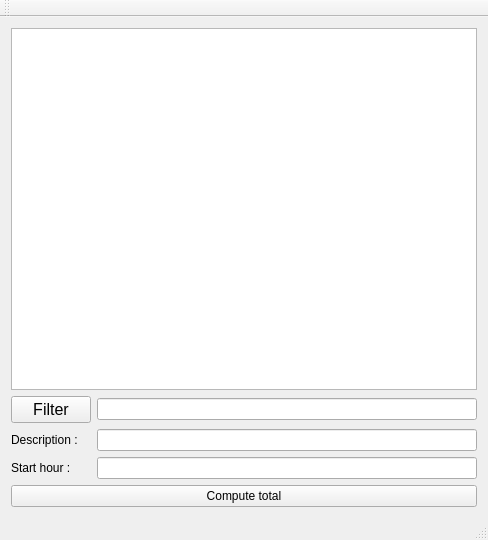
<?xml version="1.0" encoding="UTF-8"?>
<ui version="4.0">
 <class>WeatherClass</class>
 <widget class="QMainWindow" name="WeatherClass">
  <property name="geometry">
   <rect>
    <x>0</x>
    <y>0</y>
    <width>488</width>
    <height>540</height>
   </rect>
  </property>
  <property name="windowTitle">
   <string>Weather</string>
  </property>
  <widget class="QWidget" name="centralWidget">
   <layout class="QVBoxLayout" name="verticalLayout">
    <item>
     <widget class="QListWidget" name="listWidget">
      <property name="font">
       <font>
        <family>Verdana</family>
        <pointsize>12</pointsize>
       </font>
      </property>
     </widget>
    </item>
    <item>
     <layout class="QGridLayout" name="gridLayout">
      <item row="0" column="0">
       <widget class="QPushButton" name="filterButton">
        <property name="font">
         <font>
          <pointsize>12</pointsize>
         </font>
        </property>
        <property name="text">
         <string>Filter</string>
        </property>
       </widget>
      </item>
      <item row="0" column="1">
       <widget class="QLineEdit" name="inputLine"/>
      </item>
      <item row="1" column="0">
       <widget class="QLabel" name="label">
        <property name="text">
         <string>Description : </string>
        </property>
       </widget>
      </item>
      <item row="1" column="1">
       <widget class="QLineEdit" name="descriptionLineEdit"/>
      </item>
      <item row="2" column="0">
       <widget class="QLabel" name="label_2">
        <property name="text">
         <string>Start hour :</string>
        </property>
       </widget>
      </item>
      <item row="2" column="1">
       <widget class="QLineEdit" name="startHourLineEdit"/>
      </item>
     </layout>
    </item>
    <item>
     <widget class="QPushButton" name="computeTotalButton">
      <property name="text">
       <string>Compute total</string>
      </property>
     </widget>
    </item>
   </layout>
  </widget>
  <widget class="QMenuBar" name="menuBar">
   <property name="geometry">
    <rect>
     <x>0</x>
     <y>0</y>
     <width>488</width>
     <height>22</height>
    </rect>
   </property>
  </widget>
  <widget class="QToolBar" name="mainToolBar">
   <attribute name="toolBarArea">
    <enum>TopToolBarArea</enum>
   </attribute>
   <attribute name="toolBarBreak">
    <bool>false</bool>
   </attribute>
  </widget>
  <widget class="QStatusBar" name="statusBar"/>
 </widget>
 <layoutdefault spacing="6" margin="11"/>
 <resources>
  <include location="Weather.qrc"/>
 </resources>
 <connections/>
</ui>
